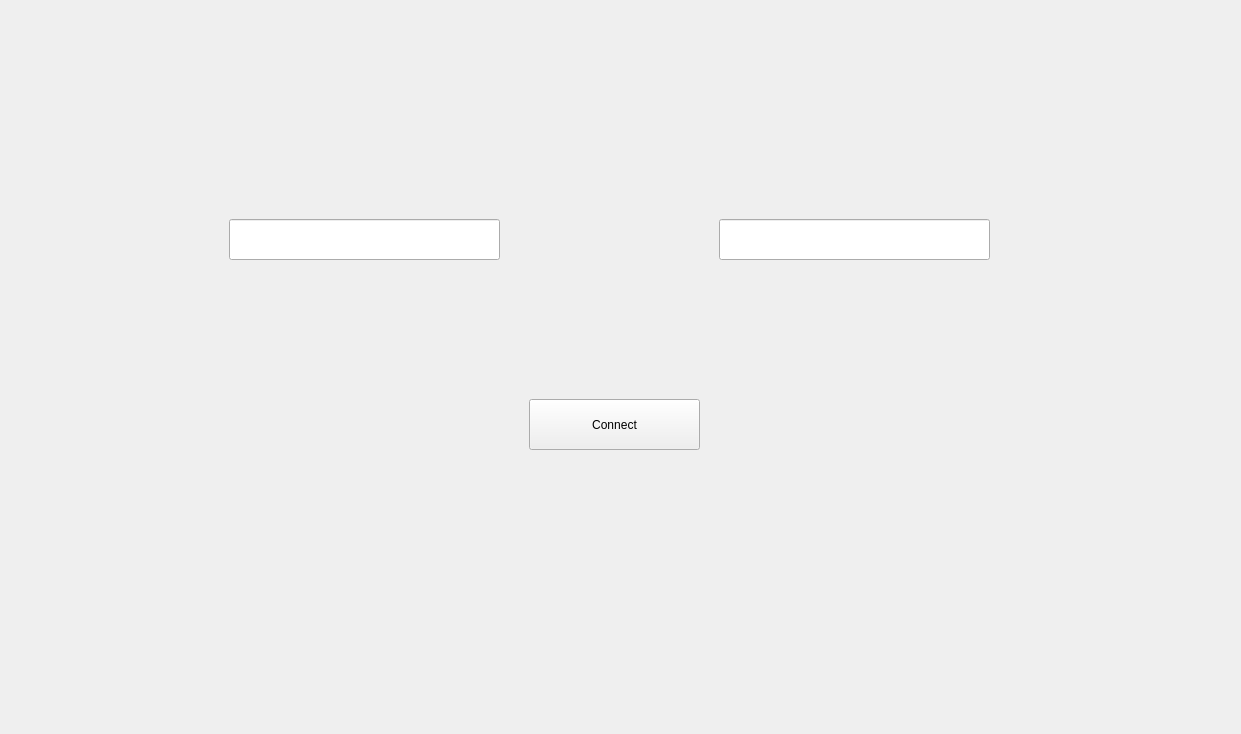
<?xml version="1.0" encoding="UTF-8"?>
<ui version="4.0">
 <class>Lobby</class>
 <widget class="QMainWindow" name="Lobby">
  <property name="geometry">
   <rect>
    <x>0</x>
    <y>0</y>
    <width>1241</width>
    <height>734</height>
   </rect>
  </property>
  <property name="windowTitle">
   <string>Need for Speed - Lobby</string>
  </property>
  <widget class="QWidget" name="centralwidget">
   <layout class="QVBoxLayout" name="verticalLayout">
    <item>
     <widget class="QStackedWidget" name="stackedWidget">
      <widget class="QWidget" name="page_connection">
       <widget class="QLineEdit" name="hostInput">
        <property name="geometry">
         <rect>
          <x>220</x>
          <y>210</y>
          <width>271</width>
          <height>41</height>
         </rect>
        </property>
       </widget>
       <widget class="QLineEdit" name="portInput">
        <property name="geometry">
         <rect>
          <x>710</x>
          <y>210</y>
          <width>271</width>
          <height>41</height>
         </rect>
        </property>
       </widget>
       <widget class="QPushButton" name="connectButton">
        <property name="geometry">
         <rect>
          <x>520</x>
          <y>390</y>
          <width>171</width>
          <height>51</height>
         </rect>
        </property>
        <property name="text">
         <string>Connect</string>
        </property>
       </widget>
      </widget>
      <widget class="QWidget" name="page_menu">
       <widget class="QPushButton" name="btnCreate">
        <property name="geometry">
         <rect>
          <x>480</x>
          <y>260</y>
          <width>251</width>
          <height>61</height>
         </rect>
        </property>
        <property name="text">
         <string>Create Game</string>
        </property>
       </widget>
       <widget class="QPushButton" name="btnJoin">
        <property name="geometry">
         <rect>
          <x>480</x>
          <y>360</y>
          <width>251</width>
          <height>61</height>
         </rect>
        </property>
        <property name="text">
         <string>Join Game</string>
        </property>
       </widget>
      </widget>
      <widget class="QWidget" name="page_create">
       <property name="styleSheet">
        <string notr="true">
         QWidget {
            background-color: rgba(0, 0, 0, 0.5); /* Fondo negro translúcido */
            border-radius: 10px;
         }
         QLabel {
            color: white;
            font-family: 'Tektur';
            font-size: 18px;
            font-weight: bold;
         }
         QPushButton {
            background-color: #ff6600;
            color: white;
            border: none;
            border-radius: 10px;
            padding: 10px 20px;
            font-family: 'Tektur';
            font-size: 16px;
            font-weight: bold;
         }
         QPushButton:hover {
            background-color: #ffa31a;
         }
         QPushButton:pressed {
            background-color: #cc5200;
         }
        </string>
       </property>
       <widget class="QLabel" name="labelCode">
        <property name="geometry">
         <rect>
          <x>500</x>
          <y>200</y>
          <width>250</width>
          <height>41</height>
         </rect>
        </property>
        <property name="text">
         <string>Room code:</string>
        </property>
        <property name="alignment">
         <set>Qt::AlignCenter</set>
        </property>
       </widget>
       <widget class="QLabel" name="labelCreateInfo">
        <property name="geometry">
         <rect>
          <x>369</x>
          <y>250</y>
          <width>511</width>
          <height>60</height>
         </rect>
        </property>
        <property name="text">
         <string/>
        </property>
        <property name="alignment">
         <set>Qt::AlignCenter</set>
        </property>
       </widget>
       <widget class="QPushButton" name="btnConfirmCreate">
        <property name="geometry">
         <rect>
          <x>530</x>
          <y>330</y>
          <width>180</width>
          <height>45</height>
         </rect>
        </property>
        <property name="text">
         <string>Create</string>
        </property>
       </widget>
       <widget class="QPushButton" name="btnBackCreate">
        <property name="geometry">
         <rect>
          <x>530</x>
          <y>390</y>
          <width>180</width>
          <height>45</height>
         </rect>
        </property>
        <property name="text">
         <string>Back</string>
        </property>
       </widget>
      </widget>
      <widget class="QWidget" name="page_join">
       <widget class="QFrame" name="frameJoin">
        <property name="geometry">
         <rect>
          <x>370</x>
          <y>120</y>
          <width>500</width>
          <height>400</height>
         </rect>
        </property>
        <property name="styleSheet">
         <string notr="true">
    QFrame {
        background-color: rgba(0, 0, 0, 0.5);
        border: 2px solid #ff6600;
        border-radius: 20px;
    }
    QLabel {
        color: white;
        font-family: 'Tektur';
        font-size: 20px;
        font-weight: bold;
    }
    QLineEdit {
        background: rgba(255,255,255,0.1);
        color: white;
        border: 2px solid #ff6600;
        border-radius: 10px;
        padding: 8px;
        font-family: 'Tektur';
        font-size: 17px;
    }
    QLineEdit::placeholder {
        color: rgba(255,255,255,180);
        font-style: italic;
    }
    QPushButton {
        background-color: #ff6600;
        color: white;
        border: none;
        border-radius: 10px;
        padding: 10px 20px;
        font-family: 'Tektur';
        font-size: 16px;
        font-weight: bold;
    }
    QPushButton:hover {
        background-color: #ffa31a;
    }
    QPushButton:pressed {
        background-color: #cc5200;
    }
    </string>
        </property>
        <widget class="QLabel" name="labelJoinTitle">
         <property name="geometry">
          <rect>
           <x>150</x>
           <y>40</y>
           <width>200</width>
           <height>40</height>
          </rect>
         </property>
         <property name="text">
          <string>Join Game</string>
         </property>
         <property name="alignment">
          <set>Qt::AlignCenter</set>
         </property>
        </widget>
        <widget class="QLineEdit" name="inputCode">
         <property name="geometry">
          <rect>
           <x>125</x>
           <y>120</y>
           <width>250</width>
           <height>41</height>
          </rect>
         </property>
         <property name="placeholderText">
          <string>Enter room code</string>
         </property>
        </widget>
        <widget class="QPushButton" name="btnConfirmJoin">
         <property name="geometry">
          <rect>
           <x>160</x>
           <y>200</y>
           <width>180</width>
           <height>45</height>
          </rect>
         </property>
         <property name="text">
          <string>Join</string>
         </property>
        </widget>
        <widget class="QPushButton" name="btnBackJoin">
         <property name="geometry">
          <rect>
           <x>160</x>
           <y>260</y>
           <width>180</width>
           <height>45</height>
          </rect>
         </property>
         <property name="text">
          <string>Back</string>
         </property>
        </widget>
       </widget>
      </widget>
      <widget class="QWidget" name="page_wait">
       <widget class="QFrame" name="frameWait">
        <property name="geometry">
         <rect>
          <x>370</x>
          <y>100</y>
          <width>500</width>
          <height>450</height>
         </rect>
        </property>
        <property name="styleSheet">
         <string notr="true">
         QFrame {
             background-color: rgba(0, 0, 0, 0.5);
             border: 2px solid #ff6600;
             border-radius: 20px;
         }
         QLabel {
             color: white;
             font-family: 'Tektur';
             font-size: 20px;
             font-weight: bold;
         }
         QListWidget {
             background-color: rgba(255,255,255,0.1);
             border-radius: 10px;
             color: white;
             font-family: 'Tektur';
             font-size: 16px;
         }
         QPushButton {
             background-color: #ff6600;
             color: white;
             border: none;
             border-radius: 10px;
             padding: 10px 20px;
             font-family: 'Tektur';
             font-size: 16px;
             font-weight: bold;
         }
         QPushButton:hover {
             background-color: #ffa31a;
         }
         QPushButton:pressed {
             background-color: #cc5200;
         }
         </string>
        </property>
        <widget class="QLabel" name="labelRoomCode">
         <property name="geometry">
          <rect>
           <x>60</x>
           <y>20</y>
           <width>381</width>
           <height>30</height>
          </rect>
         </property>
         <property name="text">
          <string>ROOM CODE: </string>
         </property>
         <property name="alignment">
          <set>Qt::AlignCenter</set>
         </property>
        </widget>
        <widget class="QLabel" name="labelWait">
         <property name="geometry">
          <rect>
           <x>100</x>
           <y>60</y>
           <width>300</width>
           <height>41</height>
          </rect>
         </property>
         <property name="text">
          <string>Waiting for players...</string>
         </property>
         <property name="alignment">
          <set>Qt::AlignCenter</set>
         </property>
        </widget>
        <widget class="QListWidget" name="listPlayers">
         <property name="geometry">
          <rect>
           <x>100</x>
           <y>120</y>
           <width>300</width>
           <height>200</height>
          </rect>
         </property>
        </widget>
        <widget class="QPushButton" name="btnStartGame">
         <property name="geometry">
          <rect>
           <x>160</x>
           <y>350</y>
           <width>180</width>
           <height>45</height>
          </rect>
         </property>
         <property name="text">
          <string>Start Game</string>
         </property>
        </widget>
       </widget>
      </widget>
     </widget>
    </item>
   </layout>
  </widget>
 </widget>
 <resources/>
 <connections/>
</ui>
